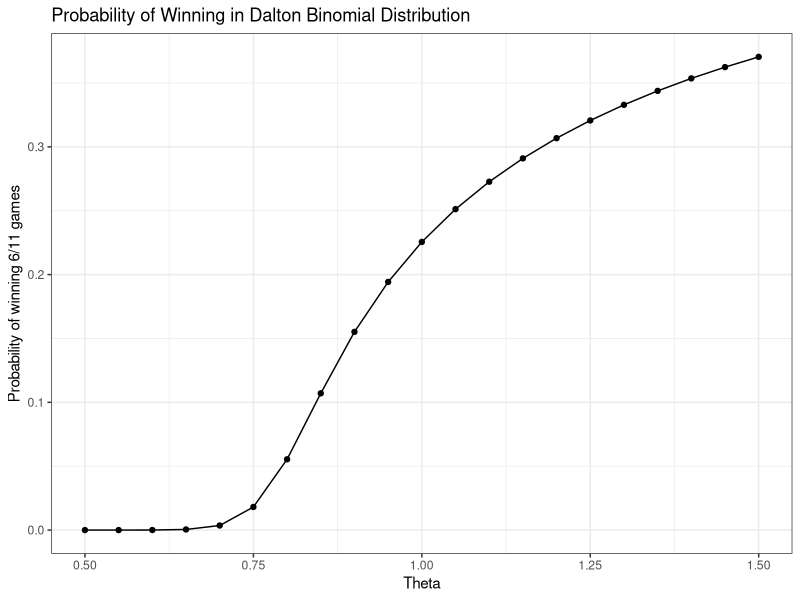
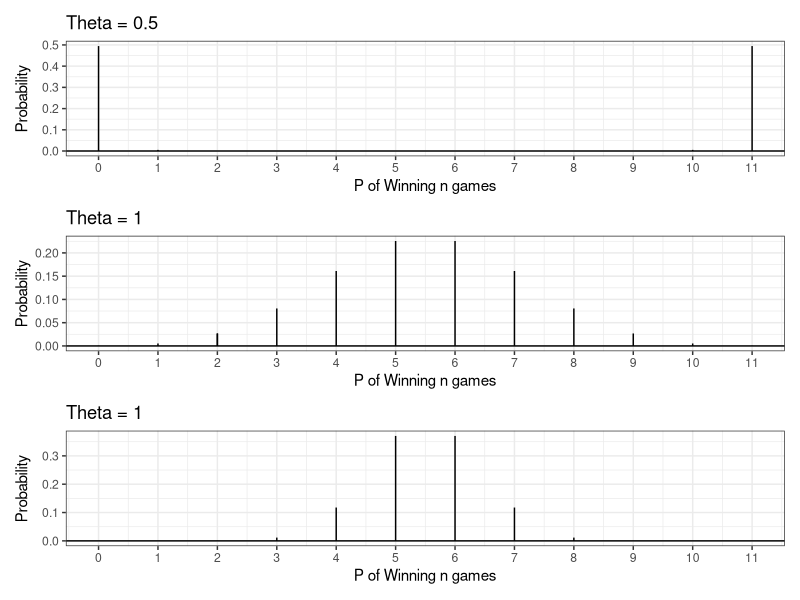

R code for these plots, in order:
## ---- chunk 1
#| echo: false

default_chunk_hook <- knitr::knit_hooks$get("chunk")

latex_font_size <- c(
  "Huge",
  "huge",
  "LARGE",
  "Large",
  "large",
  "normalsize",
  "small",
  "footnotesize",
  "scriptsize",
  "tiny"
)

knitr::knit_hooks$set(chunk = function(x, options) {
  x <- default_chunk_hook(x, options)
  if (options$size %in% latex_font_size) {
    paste0("\n \\", options$size, "\n\n", x, "\n\n \\normalsize")
  } else {
    x
  }
})
## ---- chunk 2
#| label: load-packages
#| include: false
library(tidyverse)
library(patchwork)
## ---- chunk 3
daltbinom <- function(x, size, prob, theta) {
  normalizing.constant <- 0
  for (j in 0:size) {
    normalizing.constant <- normalizing.constant +
      choose(size, j) * prob^j * (1 - prob)^(size - j) * theta^(j * (size - j))
  }
  # Probability Mass at x=x
  (1 / normalizing.constant) *
    choose(size, x) *
    prob^x *
    (1 - prob)^(size - x) *
    theta^(x * (size - x)) *
    (x >= 0) *
    (x <= size)
}
## ---- chunk 4
daltbbinom.single <- function(x, size, alpha, beta, theta) {
  integrand <- function(p) {
    sapply(
      p, # integrate will pass in a vector, so we use sapply to apply the following
      function(p_val) {
        # f(x|p) * f(p|alpha, beta)
        daltbinom(x, size, p_val, theta) * dbeta(p_val, alpha, beta)
      }
    )
  }
  # Probability Mass at x=x
  # integrate(integrand, lower = 0, upper = 1)$value * (x>=0)*(x<=size)
  # I shrink the bounds below to avoid log(0)=-infinty
  # I use try() to catch when there is an error and avoid crashing
  res <- try(
    integrate(integrand, lower = 1e-7, upper = 1 - 1e-7)$value *
      (x >= 0) *
      (x <= size),
    silent = TRUE
  )
  # If there is an error, return a near-zero probability
  if (inherits(res, "try-error")) {
    return(0.1^6)
  }

  res
}
# Write a function that works on a vector
daltbbinom <- function(x, size, alpha, beta, theta) {
  sapply(
    X = x,
    FUN = daltbbinom.single,
    size = size,
    alpha = alpha,
    beta = beta,
    theta = theta
  )
}
## ---- chunk 5

# Create the vector of probabilities for each theta. We use a function to essentially "vectorize" the daltbinom function (now I am wondering if it was already vectorized for theta).

prob = function(t) {
  daltbinom(x = 6, size = 11, prob = 0.5, theta = t)
}


thetas = seq(from = 0.5, to = 1.5, by = 0.05 )

probs = sapply(thetas, prob)
data = tibble(thetas,probs)

## ---- chunk 6
#Plot the probability vs theta

ggplot(data) + # Specify Data
geom_point(aes(x = thetas, # Specify x-axis
y = probs)) + # Specify y-axis
geom_line(aes(x = thetas, # Specify x-axis
y = probs), # Specify y-axis
method = "lm", # Specify best fit line
color = "black") + # Specify line color
theme_bw() + # A cleaner theme
labs(x = "Theta", # Specify axis labels
y = "Probability of winning 6/11 games") +
ggtitle("Probability of Winning in Dalton Binomial Distribution") # Plot title
## ---- chunk 7
#| fig-height: 10

ggdat <- tibble(x = (0:11)) |>
  mutate(PMF05 = daltbinom(x = x, size = 11, prob = 0.5, theta = 0.5)) 

ggdat = ggdat |>
       mutate(PMF01 = daltbinom(x = x, size = 11, prob = 0.5, theta = 1))

ggdat = ggdat |>
      mutate(PMF15 = daltbinom(x = x, size = 11, prob = 0.5, theta = 1.5))



PMF05.plot <- ggplot(ggdat) +
geom_linerange(aes(x = x, ymin = 0, ymax = PMF05)) +
geom_linerange(data = ggdat |> filter(x==2),
aes(x = x, ymin = 0, ymax = PMF05)) +
geom_hline(yintercept = 0) +
scale_x_continuous("P of Winning n games",
breaks = seq(0, 11, 1)) +
ylab("Probability") +
theme_bw()+
ggtitle("Theta = 0.5")


PMF01.plot <- ggplot(ggdat) +
geom_linerange(aes(x = x, ymin = 0, ymax = PMF01)) +
geom_linerange(data = ggdat |> filter(x==2),
aes(x = x, ymin = 0, ymax = PMF01)) +
geom_hline(yintercept = 0) +
scale_x_continuous("P of Winning n games",
breaks = seq(0, 11, 1)) +
ylab("Probability") +
theme_bw()+
ggtitle("Theta = 1")

PMF15.plot <- ggplot(ggdat) +
geom_linerange(aes(x = x, ymin = 0, ymax = PMF15)) +
geom_linerange(data = ggdat |> filter(x==2),
aes(x = x, ymin = 0, ymax = PMF15)) +
geom_hline(yintercept = 0) +
scale_x_continuous("P of Winning n games",
breaks = seq(0, 11, 1)) +
ylab("Probability") +
theme_bw()+
ggtitle("Theta = 1")

PMF05.plot / PMF01.plot / PMF15.plot


## ---- chunk 8

Exk = function(k, size, prob, theta){
  x = 0:size
  fx = daltbinom(x = x, size = size, prob = prob, theta = theta)
  return(sum(x^k*fx))
}

Exk(1, 11, 0.5, 1)

n = 11
p = 0.5

(n*p)

# Our expected value of the altham binomial matches that of the binomial for theta = 1. 
# This makes sense, as the Altham distribution for theta = 1 is the binomial distribution.
